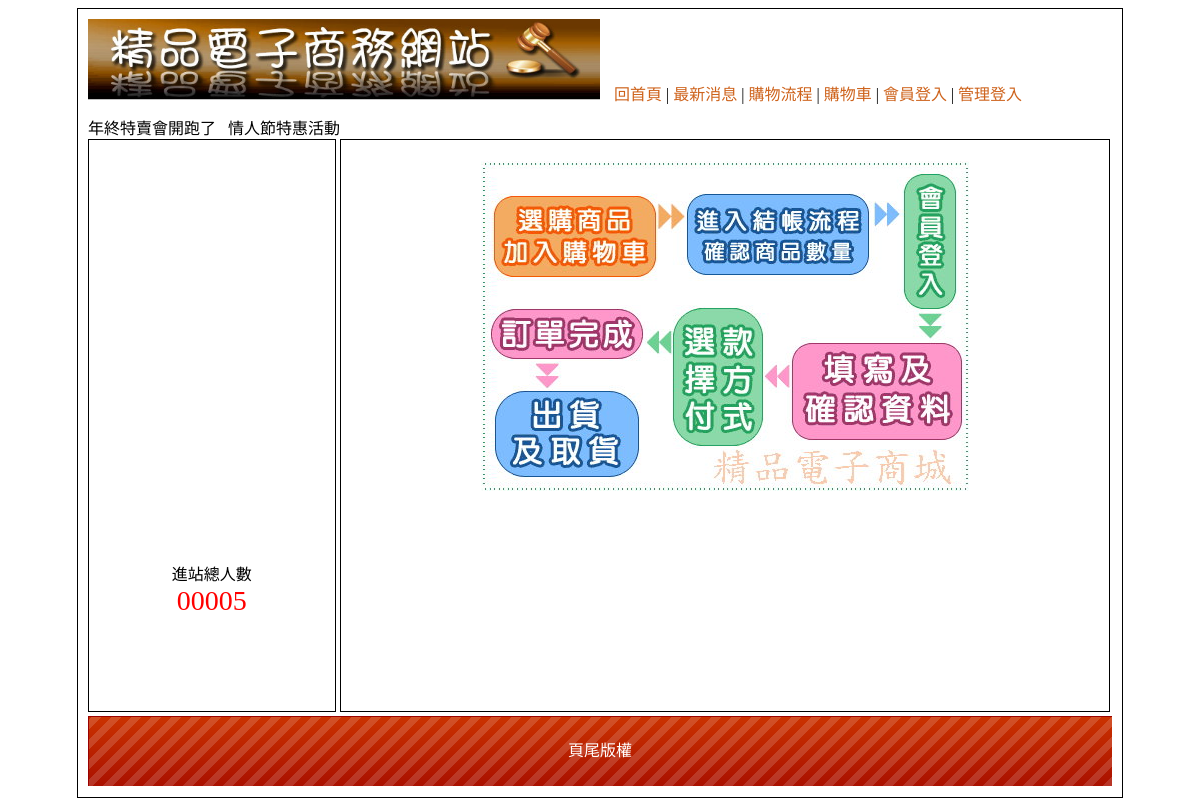
/?do=look, run on an earlier commit of the app's database.
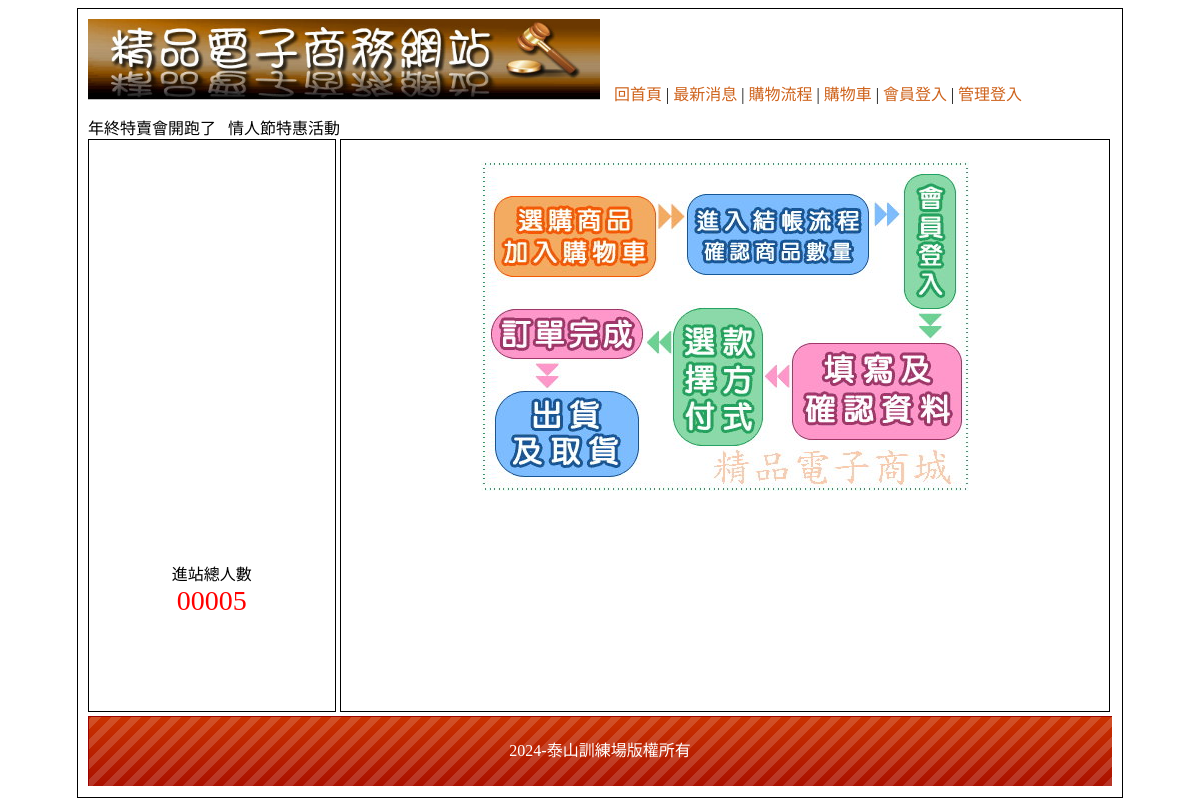
And on a later commit of the database.
### tables this page shows
CREATE TABLE `bottom` (
  `id` int(10) UNSIGNED NOT NULL,
  `bottom` text NOT NULL
);

### api/base.php (called while the page is built, shortened)
<?php
class DB
{
    protected $table;
    protected $dsn = "mysql:host=localhost;charset=utf8;dbname=dbno4";
    protected $pdo;
    public function __construct($table)
    {
        $this->table = $table;
        $this->pdo = new PDO($this->dsn, 'root', '');
    }
    public function find($arg)
    {
        $sql = "select * from `$this->table`";
        if (is_array($arg)) {
            $tmp = $this->a2s($arg);
            $sql .= " where " . join(" && ", $tmp);
        } else {
            $sql .= " where `id`='$arg'";
        }
        return $this->pdo->query($sql)->fetch(PDO::FETCH_ASSOC);
    }
}
$Bottom = new DB('bottom');

### index.php (the view, shortened to what this page needs)
<?php
include "./api/base.php";
?>
<!DOCTYPE html PUBLIC "-//W3C//DTD XHTML 1.0 Transitional//EN" "http://www.w3.org/TR/xhtml1/DTD/xhtml1-transitional.dtd">
<html xmlns="http://www.w3.org/1999/xhtml">
<head>
        <link href="./css/css.css" rel="stylesheet" type="text/css">
</head>
<body>
        <div id="main">
                <div id="top">
                        <a href="?">
                                <img src="./icon/0416.jpg" style="width:50%">
                        </a>
                        <div style="padding:10px;display:inline-block">
                                <a href="?">回首頁</a> |
                                <a href="?do=news">最新消息</a> |
                                <a href="?do=look">購物流程</a> |
                                <a href="?do=buycart">購物車</a> |
                                <a href="?do=login">會員登入</a> |
                                <a href="?do=admin">管理登入</a>
                        </div>
                        <marquee>
                                年終特賣會開跑了 &nbsp; 情人節特惠活動
                        </marquee>
                </div>
                <div id="left" class="ct">
                        <div style="min-height:400px;">
                        </div>
                        <span>
                                <div>進站總人數</div>
                                <div style="color:#f00; font-size:28px;">
                                        00005 </div>
                        </span>
                </div>
                <div id="right">
                        <?php
                        $do = $_GET['do'] ?? 'main';
                        $file = "front/$do.php";
                        if (file_exists($file)) {
                                include $file;
                        } else {
                                include "front/main.php";
                        }
                        ?>
                </div>
                <div id="bottom" style="line-height:70px;background:url(icon/bot.png); color:#FFF;" class="ct">
                        <?= $Bottom->find(1)['bottom'] ?>
                </div>
        </div>
</body>
</html>

### front/look.php
<div class="ct">
    <img src="./icon/0401.jpg" alt="">
</div>

### css/css.css (style rules this page uses)
body { font-family: "微軟正黑體"; }
#main { width: 1024px; padding: 10px; margin: 0px auto 10px auto; border: #000 solid 1px; min-height: 768px; }
#top a { color: #CE631C; text-decoration: none; }
#left { display: inline-block; width: 20%; padding: 2%; height: 530px; vertical-align: top; border: #000 1px solid; }
.ct { text-align: center; }
#right { display: inline-block; width: 71%; padding: 2%; height: 530px; border: #000 1px solid; overflow: auto; }
#bottom { height: 70px; background: url(icon/bot.png); background-size: cover; }

What changed in the data, as far as the page shows it:
changed bottom: bottom "頁尾版權" → "2024-泰山訓練場版權所有"
